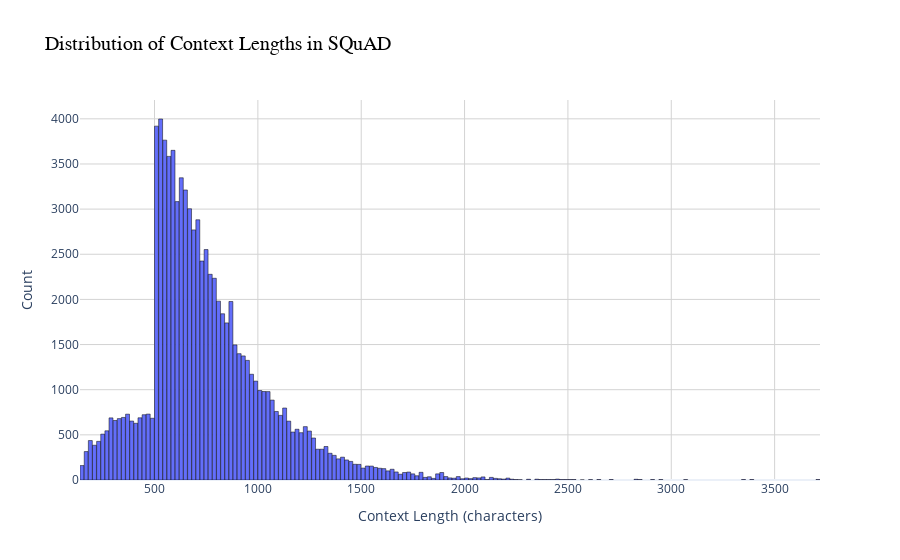

Here is the notebook cell this chart was saved with:
### Code cell
import plotly.express as px
import pandas as pd

# Example: your train_df already has 'len_context'
fig = px.histogram(
    train_df, 
    x='len_context', 
    nbins=300,  # adjust bins for readability
    title='Distribution of Context Lengths in SQuAD',
    labels={'len_context': 'Context Length (chars)'},
    color_discrete_sequence=['#636EFA']
)

# Style the layout
fig.update_layout(
    xaxis_title='Context Length (characters)',
    yaxis_title='Count',
    bargap=0.05,
    template='plotly_white',
    title_font=dict(size=20, family='Arial', color='black'),
    xaxis=dict(showgrid=True, gridcolor='lightgrey'),
    yaxis=dict(showgrid=True, gridcolor='lightgrey')
)

# Add hover template
fig.update_traces(
    hovertemplate='Context Length: %{x}<br>Count: %{y}',
    marker_line_color='black',
    marker_line_width=0.5
)

fig.show()

### Figure 1 — Plotly figure (JSON) as saved in the notebook; plotly's stock layout.template omitted (floating-point values rounded to 4 significant figures; data arrays with more than 128 entries replaced by an {"elided": "..."} marker saying what was removed)
{"data": [{"bingroup": "x", "hovertemplate": "Context Length: %{x}<br>Count: %{y}", "legendgroup": "", "marker": {"color": "#636EFA", "line": {"color": "black", "width": 0.5}, "pattern": {"shape": ""}}, "name": "", "nbinsx": 300, "orientation": "v", "showlegend": false, "type": "histogram", "x": {"elided": "87599 int values"}, "xaxis": "x", "yaxis": "y"}], "layout": {"bargap": 0.05, "barmode": "relative", "legend": {"tracegroupgap": 0}, "title": {"font": {"color": "black", "family": "Arial", "size": 20}, "text": "Distribution of Context Lengths in SQuAD"}, "xaxis": {"anchor": "y", "domain": [0, 1], "gridcolor": "lightgrey", "showgrid": true, "title": {"text": "Context Length (characters)"}}, "yaxis": {"anchor": "x", "domain": [0, 1], "gridcolor": "lightgrey", "showgrid": true, "title": {"text": "Count"}}}}
